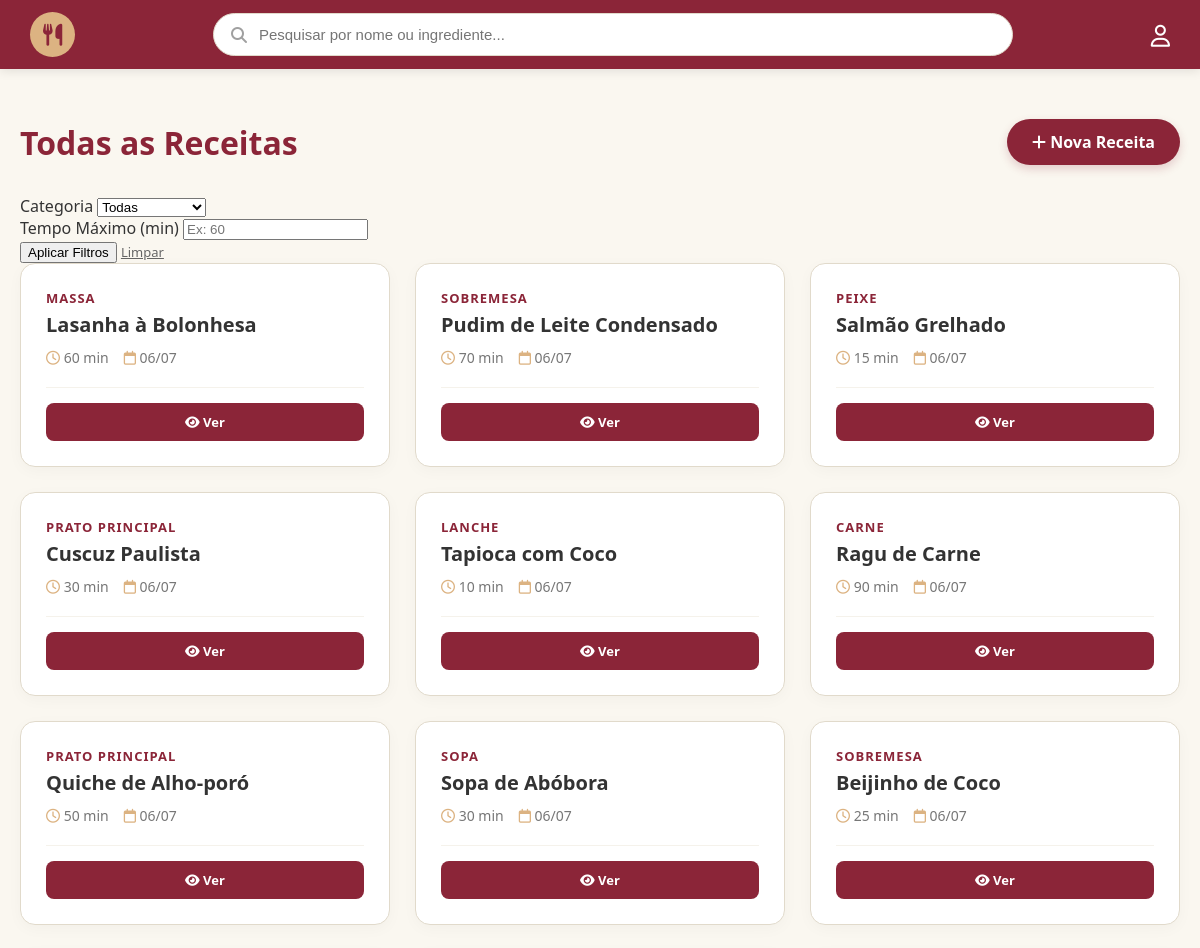
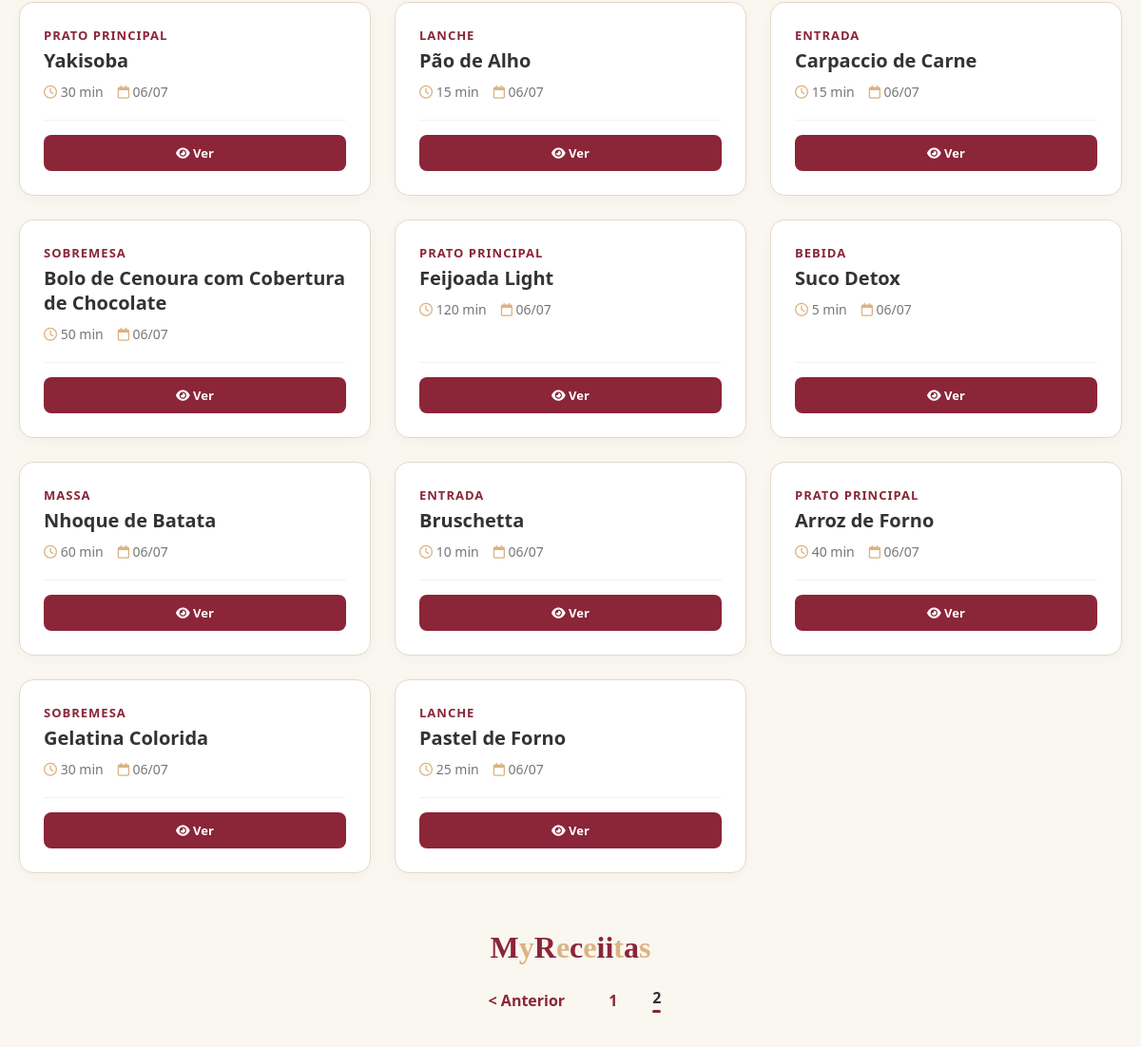
The app's page /views/recipes/recipe_list.php?page=2 with its own data (2 pictures, top to bottom).
### tables this page shows
CREATE TABLE recipes (
    id INT AUTO_INCREMENT PRIMARY KEY,
    name VARCHAR(150) NOT NULL,
    ingredients TEXT NOT NULL,
    description TEXT,
    preparation_time INT,
    category VARCHAR(50),
    price DECIMAL(10, 2) DEFAULT 0.00,
    is_public BOOLEAN DEFAULT TRUE,
    
    user_id INT NULL,
    chef_id INT NULL,
    restaurant_id INT NULL,

    created_at TIMESTAMP DEFAULT CURRENT_TIMESTAMP,
    updated_at TIMESTAMP DEFAULT CURRENT_TIMESTAMP ON UPDATE CURRENT_TIMESTAMP,
    deleted_at DATETIME,

    CONSTRAINT fk_recipe_user FOREIGN KEY (user_id) REFERENCES users(id) ON DELETE CASCADE,
    CONSTRAINT fk_recipe_chef FOREIGN KEY (chef_id) REFERENCES chef(id) ON DELETE CASCADE,
    CONSTRAINT fk_recipe_restaurant FOREIGN KEY (restaurant_id) REFERENCES restaurants(id) ON DELETE CASCADE
);

### config/database.php (called while the page is built, shortened)
<?php
class database {
    private static $conexao = null;
    public static function getConexao() {
        if (self::$conexao === null) {
            try {
                $dsn = "mysql:host=" . DB_HOST . ";dbname=" . DB_NAME . ";charset=utf8mb4";
                self::$conexao = new PDO($dsn, DB_USER, DB_PASS, [
                    PDO::ATTR_ERRMODE => PDO::ERRMODE_EXCEPTION,
                    PDO::ATTR_DEFAULT_FETCH_MODE => PDO::FETCH_ASSOC,
                    PDO::ATTR_EMULATE_PREPARES => false,
                ]);
            } catch (PDOException $e) {
                die("Erro de conexão: " . $e->getMessage());
            }
        }
        return self::$conexao;
    }
}

### models/dao/recipeDAO.php (called while the page is built, shortened)
<?php
require_once dirname(__DIR__, 2) . '/config/database.php';
require_once dirname(__DIR__) . '/model/recipe.php';
class recipeDAO {
    private $conn;
    public function __construct() {
        $this->conn = database::getConexao();
    }
    private function mapToArray($stmt) {
        $receitas = [];
        while ($dados = $stmt->fetch(PDO::FETCH_ASSOC)) {
            $receitas[] = new Recipe(
                $dados['name'],
                $dados['ingredients'],
                $dados['description'] ?? null,
                $dados['preparation_time'] ?? null,
                $dados['category'] ?? null,
                $dados['price'] ?? 0.00,
                $dados['is_public'] ?? 1,
                $dados['user_id'] ?? null,
                $dados['chef_id'] ?? null,
                $dados['restaurant_id'] ?? null,
                $dados['id'],
                $dados['created_at'] ?? null
            );
        }
        return $receitas;
    }
    public function countAllPublic() {
        $sql = "SELECT COUNT(*) as total FROM recipes WHERE is_public = 1 AND deleted_at IS NULL AND restaurant_id IS NULL";
        $stmt = $this->conn->query($sql);
        return $stmt->fetch()['total'];
    }
    public function searchRecipes($filters, $limit = 30, $offset = 0) {
    $sql = "SELECT * FROM recipes
            WHERE is_public = 1
            AND deleted_at IS NULL
            AND restaurant_id IS NULL";
    $params = [];
    if (!empty($filters['q'])) {
        $sql .= " ORDER BY LENGTH(ingredients) ASC, name ASC";
    } else {
        $sql .= " ORDER BY created_at DESC";
    }
    $sql .= " LIMIT :limit OFFSET :offset";
    $stmt = $this->conn->prepare($sql);
    $stmt->bindValue(':limit', (int)$limit, PDO::PARAM_INT);
    $stmt->bindValue(':offset', (int)$offset, PDO::PARAM_INT);
    $stmt->execute();
    return $this->mapToArray($stmt);
}
}

### models/model/recipe.php (called while the page is built, shortened)
<?php
class Recipe {
    private $id;
    private $name;
    private $preparation_time;
    private $category;
    private $created_at;
    public function __construct($name, $ingredients, $description = null, $preparation_time = null, $category = null, $price = 0.00, $is_public = 1, $user_id = null, $chef_id = null, $restaurant_id = null, $id = null, $created_at = null) {
        $this->created_at = $created_at;
    }
    public function getId() { return $this->id; }
    public function getName() { return $this->name; }
    public function getPreparationTime() { return $this->preparation_time; }
    public function getCategory() { return $this->category; }
    public function getCreatedAt() { return $this->created_at; }
    public function setId($id) { $this->id = $id; }
    public function setName($n) { $this->name = trim($n); }
    public function setPreparationTime($pt) { $this->preparation_time = $pt; }
    public function setCategory($c) { $this->category = trim($c); }
}

### views/recipes/recipe_list.php (the view, shortened to what this page needs)
<?php
require_once dirname(__DIR__, 2) . '/base.php';
require_once ROOT_PATH . '/models/model/recipe.php';
require_once ROOT_PATH . '/models/dao/recipeDAO.php';
$dao = new recipeDAO();
$filters = [
    'q' => $_GET['q'] ?? '',
    'category' => $_GET['category'] ?? '',
    'max_time' => $_GET['max_time'] ?? ''
];
$limit = 30;
$page = isset($_GET['page']) ? (int)$_GET['page'] : 1;
$offset = ($page - 1) * $limit;
$receitas = $dao->searchRecipes($filters, $limit, $offset);
$totalReceitas = $dao->countAllPublic();
$totalPages = ceil($totalReceitas / $limit);
?>
<div class="container">
    <div class="header-list">
        <h2>Todas as Receitas</h2>
        <a href="recipe_form.php" class="btn-add"><i class="fa-solid fa-plus"></i> Nova Receita</a>
    </div>
    <form class="filter-section" method="GET">
        <div class="filter-group">
            <label>Categoria</label>
            <select name="category">
                <option value="">Todas</option>
            </select>
        </div>
        <div class="filter-group">
            <label>Tempo Máximo (min)</label>
            <input type="number" name="max_time" placeholder="Ex: 60" value="<?= $filters['max_time'] ?>">
        </div>
        <button type="submit" class="btn-filter">Aplicar Filtros</button>
        <a href="recipe_list.php" style="font-size: 13px; color: #666; margin-bottom: 10px;">Limpar</a>
    </form>
    <div class="recipe-grid">
        <?php if(empty($receitas)): ?>
            <div style="grid-column: 1/-1; text-align: center; padding: 50px;">
                <p style="color: #888;">Nenhuma receita encontrada nesta página.</p>
            </div>
        <?php else: ?>
            <?php foreach($receitas as $r): ?>
                <div class="recipe-card">
                    <div>
                        <span class="category"><?= htmlspecialchars($r->getCategory()) ?></span>
                        <h3><?= htmlspecialchars($r->getName()) ?></h3>
                        <div class="info">
                            <span><i class="fa-regular fa-clock"></i> <?= $r->getPreparationTime() ?> min</span>
                            <span><i class="fa-regular fa-calendar"></i> <?= date('d/m', strtotime($r->getCreatedAt())) ?></span>
                        </div>
                    </div>
                    <div class="card-actions">
                        <a href="recipe_view.php?id=<?= $r->getId() ?>" class="btn-view"><i class="fa-solid fa-eye"></i> Ver</a>
                    </div>
                </div>
            <?php endforeach; ?>
        <?php endif; ?>
    </div>
    <div class="google-pagination">
        <div class="google-logo">
            <span class="letter-bordo">M</span><span class="letter-bege">y</span><span class="letter-bordo">R</span><span class="letter-bege">e</span><span class="letter-bordo">c</span><span class="letter-bege">e</span><?php
                for($i=1; $i<=$totalPages; $i++) {
                    echo "<span class='letter-bordo'>i</span>";
                }
            ?><span class="letter-bege">t</span><span class="letter-bordo">a</span><span class="letter-bege">s</span>
        </div>
        <div class="page-numbers">
            <?php if($page > 1): ?>
                <a href="?page=<?= $page - 1 ?>" class="nav-btn">&lt; Anterior</a>
            <?php endif; ?>
            <?php for($i = 1; $i <= $totalPages; $i++): ?>
                <a href="?page=<?= $i ?>" class="page-link <?= ($i == $page) ? 'active' : '' ?>"><?= $i ?></a>
            <?php endfor; ?>
        </div>
    </div>
</div>
</body>
</html>

### base.php (style rules this page uses)
body { font-family: 'Segoe UI', Tahoma, Geneva, Verdana, sans-serif; margin: 0; padding: 0; background-color: #FAF7F0; }
.container { max-width: 1200px; margin: 0 auto; padding: 20px; }
:root { --bg-principal: #FAF7F0; --bg-navbar: #8b2538; --bg-sidebar: #ffffff; --texto-principal: #333333; --borda-item: #eee; --sombra: rgba(0,0,0,0.15); --bg-toggle-capsula: #FAF7F0; --cor-toggle-elementos: #8b2538; }
body { background-color: var(--bg-principal) !important; color: var(--texto-principal) !important; transition: background-color 0.3s, color 0.3s; }

### views/recipes/recipe_list.php (style rules this page uses)
.header-list { display: flex; justify-content: space-between; align-items: center; margin: 30px 0; }
.header-list h2 { color: #8b2538; font-size: 32px; margin: 0; font-family: 'Segoe UI', sans-serif; }
.btn-add { background-color: #8b2538; color: white; padding: 12px 25px; text-decoration: none; border-radius: 30px; font-weight: bold; transition: 0.3s; box-shadow: 0 4px 10px rgba(139, 37, 56, 0.2); }
.recipe-grid { display: grid; grid-template-columns: repeat(auto-fill, minmax(320px, 1fr)); gap: 25px; }
.recipe-card { background: white; border: 1px solid #e1dacb; border-radius: 15px; padding: 25px; box-shadow: 0 4px 15px rgba(0,0,0,0.03); transition: all 0.3s ease; display: flex; flex-direction: column; justify-content: space-between; }
.recipe-card h3 { margin: 0 0 10px 0; color: #333; font-size: 20px; line-height: 1.3; }
.recipe-card .category { color: #8b2538; font-weight: 700; font-size: 13px; text-transform: uppercase; letter-spacing: 1px; margin-bottom: 5px; display: block; }
.recipe-card .info { color: #777; font-size: 14px; margin-bottom: 20px; display: flex; gap: 15px; }
.recipe-card .info i { color: #dcb382; }
.card-actions { display: flex; gap: 10px; border-top: 1px solid #f5f2eb; padding-top: 15px; }
.card-actions a { padding: 10px 15px; border-radius: 8px; text-decoration: none; font-size: 13px; font-weight: bold; flex: 1; text-align: center; transition: 0.2s; }
.btn-view { background-color: #8b2538; color: white; }
.google-pagination { display: flex; flex-direction: column; align-items: center; margin: 60px 0; }
.google-logo { font-family: 'Georgia', serif; font-size: 32px; font-weight: bold; margin-bottom: 15px; }
.letter-bordo { color: #8b2538; }
.letter-bege { color: #dcb382; }
.page-numbers { display: flex; gap: 5px; align-items: center; }
.page-link { text-decoration: none; color: #8b2538; padding: 8px 16px; border-radius: 4px; font-weight: 600; transition: 0.2s; }
.page-link.active { color: #333; cursor: default; pointer-events: none; }
.page-link.active::after { content: ''; display: block; width: 100%; height: 3px; background: #8b2538; margin-top: 2px; border-radius: 2px; }
.nav-btn { color: #8b2538; font-weight: bold; text-decoration: none; padding: 8px 15px; margin: 0 10px; }

### records on screen
recipes: category "MASSA", name "Lasanha à Bolonhesa", preparation_time "60", created_at "06/07"
recipes: category "SOBREMESA", name "Pudim de Leite Condensado", preparation_time "70", created_at "06/07"
recipes: category "PEIXE", name "Salmão Grelhado", preparation_time "15", created_at "06/07"
recipes: category "PRATO PRINCIPAL", name "Cuscuz Paulista", preparation_time "30", created_at "06/07"
recipes: category "LANCHE", name "Tapioca com Coco", preparation_time "10", created_at "06/07"
recipes: category "CARNE", name "Ragu de Carne", preparation_time "90", created_at "06/07"
recipes: category "PRATO PRINCIPAL", name "Quiche de Alho-poró", preparation_time "50", created_at "06/07"
recipes: category "SOPA", name "Sopa de Abóbora", preparation_time "30", created_at "06/07"
recipes: category "SOBREMESA", name "Beijinho de Coco", preparation_time "25", created_at "06/07"
recipes: category "PRATO PRINCIPAL", name "Yakisoba", preparation_time "30", created_at "06/07"
recipes: category "LANCHE", name "Pão de Alho", preparation_time "15", created_at "06/07"
recipes: category "ENTRADA", name "Carpaccio de Carne", preparation_time "15", created_at "06/07"
recipes: category "SOBREMESA", name "Bolo de Cenoura com Cobertura de Chocolate", preparation_time "50", created_at "06/07"
recipes: category "PRATO PRINCIPAL", name "Feijoada Light", preparation_time "120", created_at "06/07"
recipes: category "BEBIDA", name "Suco Detox", preparation_time "5", created_at "06/07"
recipes: category "MASSA", name "Nhoque de Batata", preparation_time "60", created_at "06/07"
recipes: category "ENTRADA", name "Bruschetta", preparation_time "10", created_at "06/07"
recipes: category "PRATO PRINCIPAL", name "Arroz de Forno", preparation_time "40", created_at "06/07"
recipes: category "SOBREMESA", name "Gelatina Colorida", preparation_time "30", created_at "06/07"
recipes: category "LANCHE", name "Pastel de Forno", preparation_time "25", created_at "06/07"
